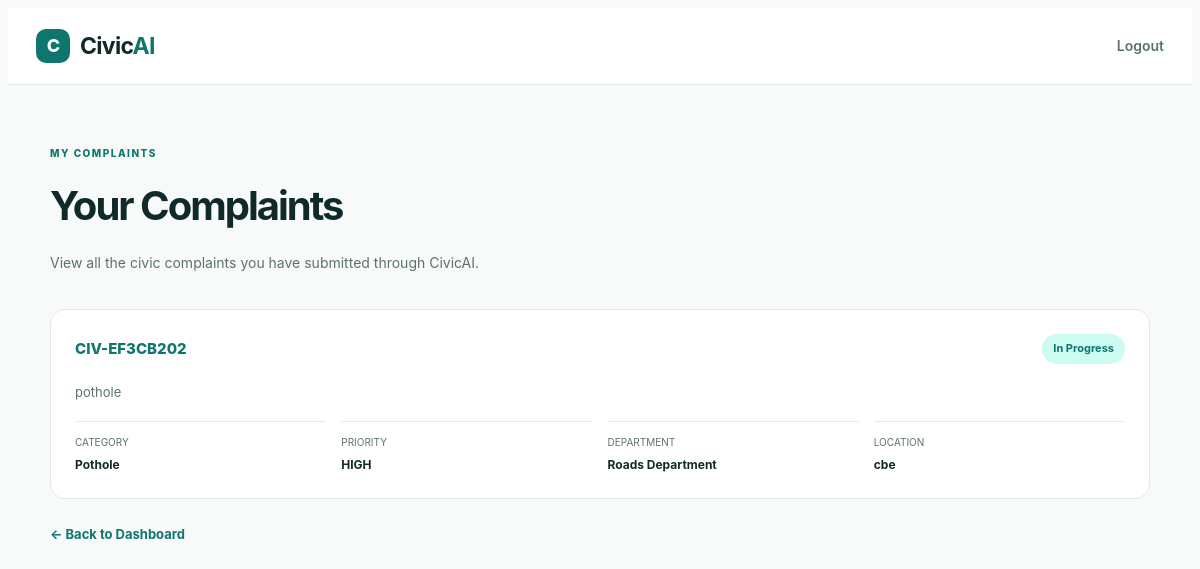
/my-complaints (signed in), run on an earlier commit of the app's database.
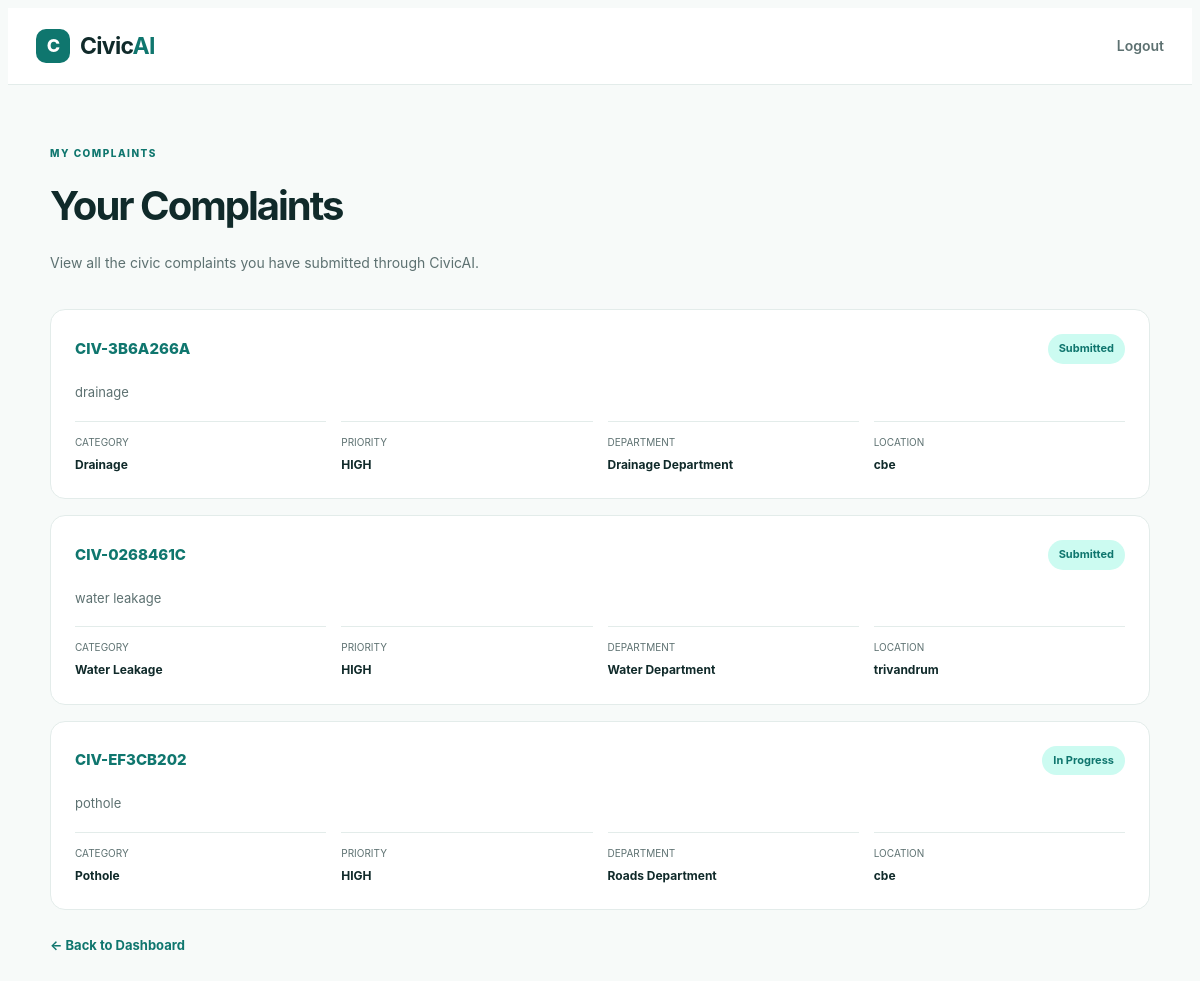
And on a later commit of the database.
### tables this page shows
CREATE TABLE complaints (

            id INTEGER PRIMARY KEY AUTOINCREMENT,

            complaint_id TEXT UNIQUE,

            citizen_name TEXT,

            phone TEXT,

            description TEXT,

            category TEXT,

            priority TEXT,

            department TEXT,

            location TEXT,

            status TEXT,

            source TEXT,

            created_at TEXT,

            sla_deadline TEXT,

            ai_confidence REAL,

            image_path TEXT

        );

### app.py (the view)
@app.route("/my-complaints")
def my_complaints():
    if "user_id" not in session:
        return redirect(url_for("login"))
    connection = get_db_connection()
    complaints = connection.execute(
        """
        SELECT *
        FROM complaints
        WHERE citizen_name = ?
        ORDER BY id DESC
        """,
        (session["name"],)
    ).fetchall()
    connection.close()
    complaint_list = []
    now = datetime.now()
    for complaint in complaints:
        complaint = dict(complaint)
        sla_status = "No SLA"
        if complaint.get("sla_deadline"):
            try:
                deadline = datetime.fromisoformat(
                    complaint["sla_deadline"]
                )
                if complaint["status"] == "Resolved":
                    sla_status = "Resolved"
                elif now > deadline:
                    sla_status = "Overdue"
                else:
                    sla_status = "Within SLA"
            except ValueError:
                sla_status = "No SLA"
        complaint["sla_status"] = sla_status
        complaint_list.append(complaint)
    return render_template(
        "my_complaints.html",
        complaints=complaint_list
    )

### app.py (called while the page is built)
def get_db_connection():
    connection = sqlite3.connect(DATABASE)
    connection.row_factory = sqlite3.Row
    return connection

### templates/my_complaints.html (shortened to what this page needs)
<!DOCTYPE html>
<html lang="en">
<head>
    <link rel="stylesheet"
          href="{{ url_for('static', filename='css/style.css') }}">
</head>
<body>
<header class="navbar">
    <div class="nav-container">
        <a href="/user-dashboard" class="logo">
            <div class="logo-icon">
                C
            </div>
            <span>
                Civic<span class="logo-ai">AI</span>
            </span>
        </a>
        <div class="nav-actions">
            <a href="/logout" class="track-link">
                Logout
            </a>
        </div>
    </div>
</header>
<main class="complaints-page">
    <div class="complaints-container">
        <section class="complaints-header">
            <div class="section-label">
                MY COMPLAINTS
            </div>
            <h1>
                Your Complaints
            </h1>
            <p>
                View all the civic complaints you have submitted
                through CivicAI.
            </p>
        </section>
        {% if complaints %}
            <div class="complaints-list">
                {% for complaint in complaints %}
                    <div class="complaint-card">
                        <div class="complaint-top">
                            <div class="complaint-id">
                                {{ complaint["complaint_id"] }}
                            </div>
                            <div class="status">
                                {{ complaint["status"] }}
                            </div>
                        </div>
                        <div class="complaint-description">
                            {{ complaint["description"] }}
                        </div>
                        <div class="complaint-details">
                            <div class="detail-item">
                                <div class="detail-label">
                                    CATEGORY
                                </div>
                                <div class="detail-value">
                                    {{ complaint["category"] }}
                                </div>
                            </div>
                            <div class="detail-item">
                                <div class="detail-label">
                                    PRIORITY
                                </div>
                                <div class="detail-value">
                                    {{ complaint["priority"] }}
                                </div>
                            </div>
                            <div class="detail-item">
                                <div class="detail-label">
                                    DEPARTMENT
                                </div>
                                <div class="detail-value">
                                    {{ complaint["department"] }}
                                </div>
                            </div>
                            <div class="detail-item">
                                <div class="detail-label">
                                    LOCATION
                                </div>
                                <div class="detail-value">
                                    {{ complaint["location"] }}
                                </div>
                            </div>
                        </div>
                    </div>
                {% endfor %}
            </div>
        {% endif %}
        <a href="/user-dashboard" class="back-link">
            ← Back to Dashboard
        </a>
    </div>
</main>
</body>
</html>

### static/css/style.css (style rules this page uses)
:root { --primary: #0f766e; --primary-dark: #115e59; --primary-light: #ccfbf1; --text: #102a2a; --text-light: #5d7171; --background: #f7faf9; --white: #ffffff; --border: #e3ecea; --danger: #dc5a5a; --warning: #d99832; --success: #26966f; --shadow: 0 20px 50px rgba(15, 42, 42, 0.08); }
html { scroll-behavior: smooth; }
body { font-family: Inter, -apple-system, BlinkMacSystemFont, "Segoe UI", Roboto, Arial, sans-serif; background: var(--background); color: var(--text); line-height: 1.6; }
a { text-decoration: none; color: inherit; }
.navbar { width: 100%; background: rgba(255, 255, 255, 0.92); border-bottom: 1px solid var(--border); position: sticky; top: 0; z-index: 1000; backdrop-filter: blur(15px); }
.nav-container { max-width: 1240px; margin: auto; height: 76px; display: flex; align-items: center; justify-content: space-between; padding: 0 28px; }
.logo { display: flex; align-items: center; gap: 10px; font-size: 23px; font-weight: 750; letter-spacing: -0.7px; }
.logo-icon { width: 34px; height: 34px; display: flex; align-items: center; justify-content: center; border-radius: 10px; background: var(--primary); color: white; font-weight: 800; font-size: 18px; }
.logo-ai { color: var(--primary); }
.nav-actions { display: flex; align-items: center; gap: 24px; }
.track-link { color: var(--text-light); font-size: 14px; font-weight: 600; }
.section-label { color: var(--primary); font-size: 10px; letter-spacing: 1.5px; font-weight: 800; margin-bottom: 13px; }

### templates/my_complaints.html (style rules this page uses)
.complaints-page { min-height: calc(100vh - 76px); padding: 60px 28px 80px; }
.complaints-container { max-width: 1100px; margin: auto; }
.complaints-header { margin-bottom: 35px; }
.complaints-header h1 { font-size: 40px; letter-spacing: -2px; margin: 12px 0 8px; }
.complaints-header p { color: var(--text-light); font-size: 14px; }
.complaints-list { display: flex; flex-direction: column; gap: 16px; }
.complaint-card { background: white; border: 1px solid var(--border); border-radius: 15px; padding: 24px; transition: 0.2s ease; }
.complaint-top { display: flex; justify-content: space-between; align-items: center; gap: 20px; margin-bottom: 18px; }
.complaint-id { color: var(--primary); font-size: 15px; font-weight: 800; }
.status { padding: 6px 11px; border-radius: 20px; background: var(--primary-light); color: var(--primary); font-size: 11px; font-weight: 700; }
.complaint-description { color: var(--text-light); font-size: 13px; line-height: 1.6; margin-bottom: 18px; }
.complaint-details { display: grid; grid-template-columns: repeat(4, 1fr); gap: 15px; }
.detail-item { border-top: 1px solid var(--border); padding-top: 12px; }
.detail-label { color: var(--text-light); font-size: 10px; margin-bottom: 5px; }
.detail-value { font-size: 12px; font-weight: 700; }
.back-link { display: inline-block; margin-top: 25px; color: var(--primary); font-size: 13px; font-weight: 700; text-decoration: none; }

What changed in the data, as far as the page shows it:
added complaints: complaint_id "CIV-3B6A266A", status "Submitted", description "drainage", category "Drainage", priority "HIGH", department "Drainage Department", location "cbe"
added complaints: complaint_id "CIV-0268461C", status "Submitted", description "water leakage", category "Water Leakage", priority "HIGH", department "Water Department", location "trivandrum"
